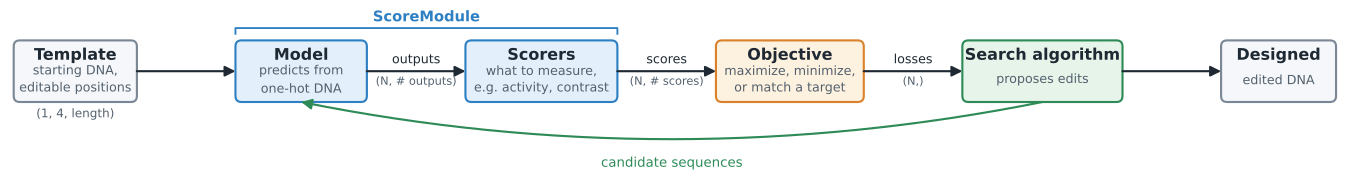

Reproduce this figure in Python.
"""Draw the design workflow figure used in docs/design.md.

Run with the project interpreter; the figure is written next to this file
as design_workflow.svg.
"""

from pathlib import Path

import matplotlib.pyplot as plt
from matplotlib.patches import FancyArrowPatch, FancyBboxPatch

INK = "#1f2933"
MUTED = "#52606d"
LOOP = "#2e8b57"

# name: (width, fill, edge, title, role), drawn left to right.
SPECS = {
    "template": (3.0, "#f5f7fa", "#7b8794", "Template", "starting DNA,\neditable positions"),
    "model": (3.2, "#e3f0fb", "#2f80c2", "Model", "predicts from\none-hot DNA"),
    "scorers": (3.7, "#e3f0fb", "#2f80c2", "Scorers", "what to measure,\ne.g. activity, contrast"),
    "objective": (3.6, "#fdf1df", "#d9822b", "Objective", "maximize, minimize,\nor match a target"),
    "search": (3.9, "#e6f4ea", LOOP, "Search algorithm", "proposes edits"),
    "designed": (2.8, "#f5f7fa", "#7b8794", "Designed", "edited DNA"),
}
GAP = 2.4
GAPS: dict[str, float] = {}
Y = 2.3
HEIGHT = 1.5
Y_LOOP = 0.4

# The tensor handed to the next stage, as (label, shape).
FLOW = [
    ("template", "model", None, None),
    ("model", "scorers", "outputs", "(N, # outputs)"),
    ("scorers", "objective", "scores", "(N, # scores)"),
    ("objective", "search", "losses", "(N,)"),
    ("search", "designed", None, None),
]


def _layout(template_in_loop):
    """Place the boxes left to right, returning name to (x, width, ...rest)."""
    boxes = {}
    left = 0.1
    for name, (width, *rest) in SPECS.items():
        boxes[name] = (left + width / 2, width, *rest)
        gap = 3.4 if template_in_loop and name == "template" else GAPS.get(name, GAP)
        left += width + gap
    return boxes, left - GAP + 0.1


def _edge(boxes, name, side):
    """Midpoint of one box edge."""
    x, width = boxes[name][:2]
    return {
        "left": (x - width / 2, Y),
        "right": (x + width / 2, Y),
        "bottom": (x, Y - HEIGHT / 2),
    }[side]


def _arrow(ax, start, end, **arrow_kwargs):
    style = dict(arrowstyle="-|>", mutation_scale=16, lw=1.6, color=INK, shrinkA=0, shrinkB=0)
    style.update(arrow_kwargs)
    ax.add_patch(FancyArrowPatch(start, end, **style))


def plot_design_workflow(ax=None, *, template_in_loop=False, **text_kwargs):
    """Draw the model-guided design workflow.

    Parameters
    ----------
    ax : matplotlib.axes.Axes or None, default None
        Axes to draw on. None creates a new figure.
    template_in_loop : bool, default False
        True routes the template into the search loop instead of straight
        into the model, so the template and the returning candidates enter
        at the same point.
    **text_kwargs
        Passed to the box title text, e.g. fontsize or fontfamily.

    Returns
    -------
    fig : matplotlib.figure.Figure
    ax : matplotlib.axes.Axes
    """
    boxes, xmax = _layout(template_in_loop)
    if ax is None:
        fig, ax = plt.subplots(figsize=(18, 18 * 4.3 / xmax))
    else:
        fig = ax.figure
    title_kwargs = dict(fontsize=12, fontweight="bold", color=INK)
    title_kwargs.update(text_kwargs)

    for x, width, fill, edge, title, role in boxes.values():
        ax.add_patch(
            FancyBboxPatch(
                (x - width / 2, Y - HEIGHT / 2), width, HEIGHT,
                boxstyle="round,pad=0,rounding_size=0.15", fc=fill, ec=edge, lw=1.6,
            )
        )
        ax.text(x, Y + 0.38, title, ha="center", va="center", **title_kwargs)
        ax.text(x, Y - 0.2, role, ha="center", va="center", fontsize=9.5, color=MUTED, linespacing=1.35)

    # The template's own shape, kept clear of the line leaving its bottom edge.
    shape_y, shape_va = (
        (Y + HEIGHT / 2 + 0.15, "bottom")
        if template_in_loop
        else (Y - HEIGHT / 2 - 0.15, "top")
    )
    ax.text(
        boxes["template"][0], shape_y, "(1, 4, length)",
        ha="center", va=shape_va, fontsize=9, color=MUTED,
    )

    for source, target, name, shape in FLOW:
        if template_in_loop and source == "template":
            continue
        start, end = _edge(boxes, source, "right"), _edge(boxes, target, "left")
        _arrow(ax, start, end)
        if name:
            middle = (start[0] + end[0]) / 2
            ax.text(middle, Y + 0.12, name, ha="center", va="bottom", fontsize=9.5, color=INK)
            ax.text(middle, Y - 0.12, shape, ha="center", va="top", fontsize=8.5, color=MUTED)

    # ScoreModule bundles the model with the scorers it evaluates.
    left = _edge(boxes, "model", "left")[0]
    right = _edge(boxes, "scorers", "right")[0]
    bracket_y = Y + HEIGHT / 2 + 0.3
    ax.plot(
        [left, left, right, right],
        [bracket_y - 0.14, bracket_y, bracket_y, bracket_y - 0.14],
        color=boxes["model"][3], lw=1.4,
    )
    ax.text(
        (left + right) / 2, bracket_y + 0.08, "ScoreModule",
        ha="center", va="bottom", fontsize=11, color=boxes["model"][3], fontweight="bold",
    )

    # The search sends each round's candidates back through the model.
    if template_in_loop:
        join = (left - 1.2, Y_LOOP)
        _arrow(ax, _edge(boxes, "template", "bottom"), join, arrowstyle="-", color=MUTED, lw=1.6,
               connectionstyle="angle,angleA=-90,angleB=0,rad=14")
        _arrow(ax, _edge(boxes, "search", "bottom"), join, arrowstyle="-",
               connectionstyle="angle,angleA=-90,angleB=180,rad=14", color=LOOP, lw=1.6)
        _arrow(ax, join, (left, Y), connectionstyle="angle,angleA=90,angleB=180,rad=14",
               color=LOOP, lw=1.6)
        ax.text(
            left - 1.05, Y + 0.12, "candidate\nsequences", ha="right", va="bottom",
            fontsize=9.5, color=LOOP, linespacing=1.3,
        )
        ax.text(
            (join[0] + boxes["search"][0]) / 2, Y_LOOP - 0.18, "each round's candidates",
            ha="center", va="top", fontsize=10, color=LOOP,
        )
    else:
        _arrow(ax, _edge(boxes, "search", "bottom"), _edge(boxes, "model", "bottom"),
               connectionstyle="arc3,rad=-0.1", color=LOOP, lw=1.6)
        ax.text(
            (boxes["search"][0] + boxes["model"][0]) / 2, Y_LOOP - 0.18, "candidate sequences",
            ha="center", va="top", fontsize=10, color=LOOP,
        )

    ax.set_xlim(0, xmax)
    ax.set_ylim(-0.5, 3.8)
    ax.set_aspect("equal")
    ax.axis("off")
    return fig, ax


if __name__ == "__main__":
    fig, ax = plot_design_workflow()
    fig.savefig(
        Path(__file__).resolve().parent / "design_workflow.svg",
        bbox_inches="tight", facecolor="white",
    )
